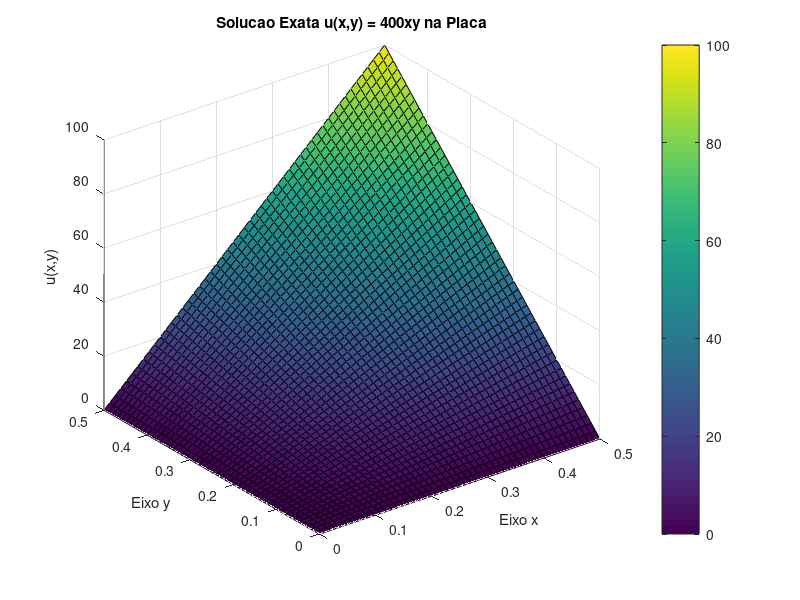

Write the MATLAB code that produced this figure.
% --- Gráfico da Solução Exata ---
[X, Y] = meshgrid(0:0.01:0.5); % Cria uma malha fina para um gráfico suave
U = 400 * X .* Y; % Calcula a solução em cada ponto

% --- Plotagem da Superfície 3D ---
figure;
surf(X, Y, U);
title('Solucao Exata u(x,y) = 400xy na Placa');
xlabel('Eixo x');
ylabel('Eixo y');
zlabel('u(x,y)');
colorbar; % Adiciona uma barra de cores